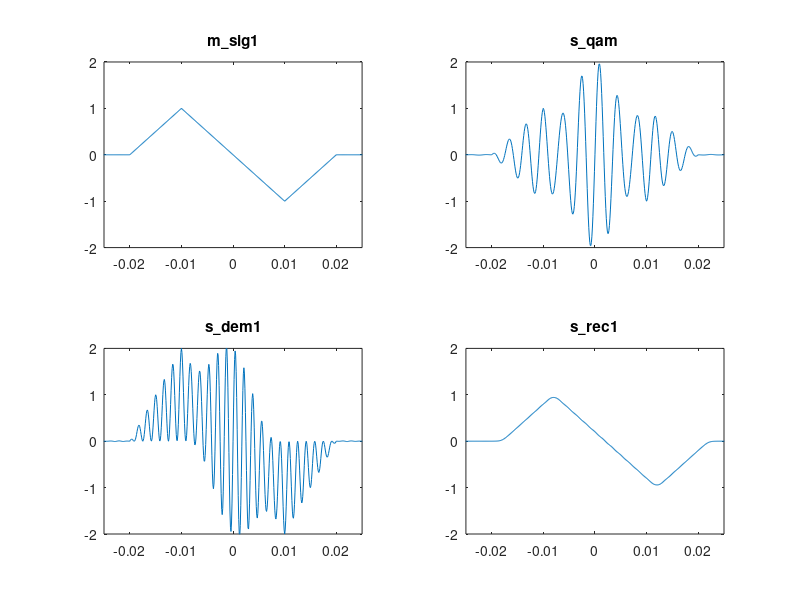
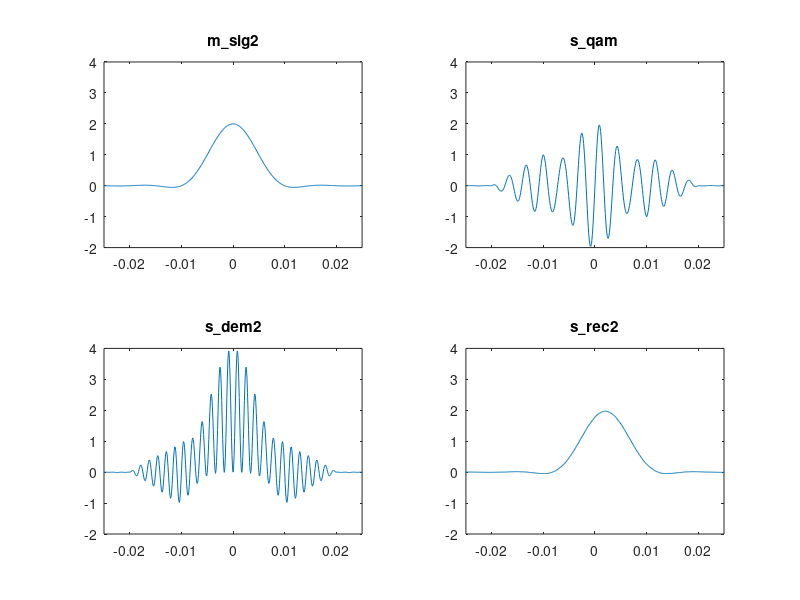
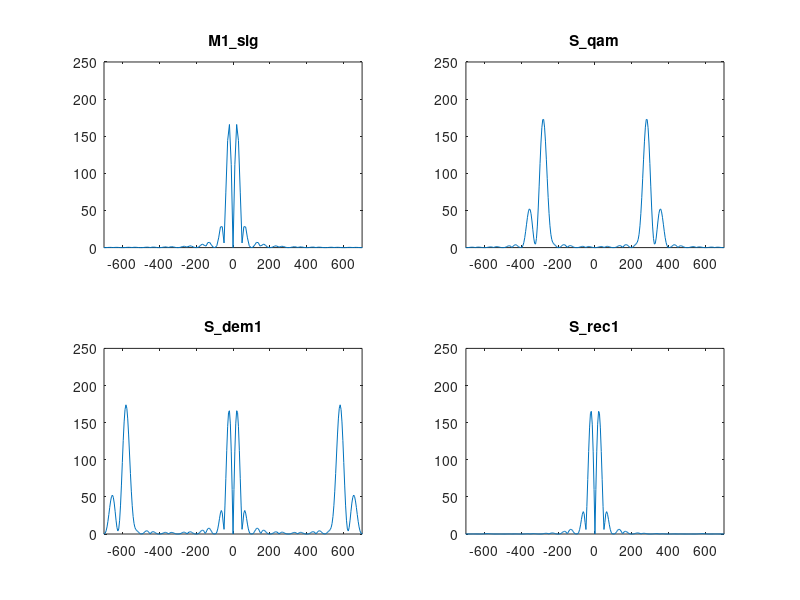
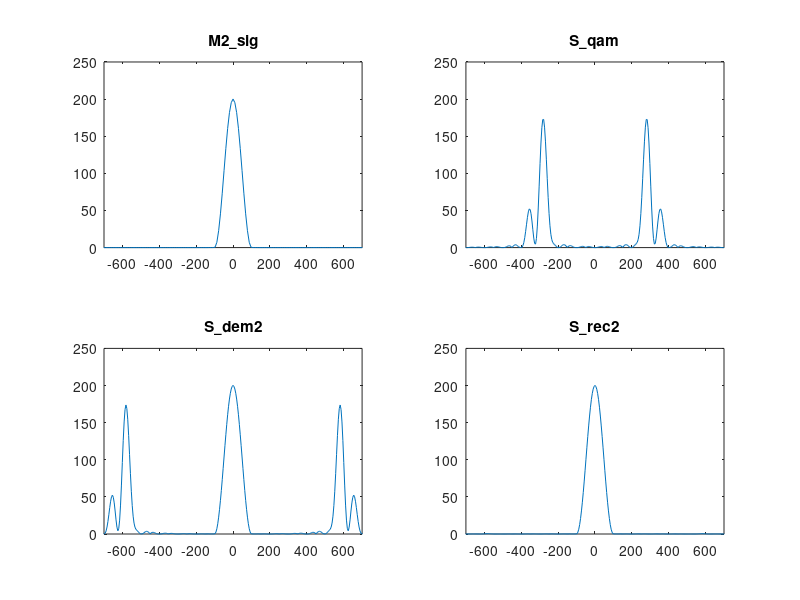

The MATLAB script that drew these images, in order:
%%% Illustrate QAM modulation  using triangl function and triplesinc
%%% function
%%% Defining message signal as a triangle signal, in real life however, this
%%% could be anything like voice signal etc. that we would want to transmit
function ExampleQAMdemfilt
clear all;
clf;

ts=10^(-4);
t=-0.04:ts:0.04;
Ta=0.01;

% Use triangl and triplesinc functions to generate two message signals of
% different shapes and spectra
m_sig1=triangl((t+0.01)/0.01)-triangl((t-0.01)/0.01);
m_sig2=triplesinc(t,Ta);

Lm_sig=length(m_sig1);
Lfft=length(t);   % defining DFT (or FFT) size
Lfft=2^ceil(log2(Lfft))  % making Lfft a power of 2 since this makes the fft algorithm work fast
M1_sig=fftshift(fft(m_sig1,Lfft))  % i.e. calculating the frequency domain message signal,
                                 % fft algorithm calculates points from ) to Lfft-1, hence we use fftshift on this
                                 % result to order samples from -Lfft/2 to Lfft/2 -1 
M2_sig=fftshift(fft(m_sig2,Lfft)) 
freqm=(-Lfft/2:Lfft/2-1)/(Lfft*ts) % Defining the frequency axis for the frequency domain DSB modulated signal
B_m=150;
h=fir1(40,[B_m*ts]) % defining a FIR filter of order 40 and cutoff frequency B_m*ts

%%% QAM Signal modulation
fc=300; % carrier frequency
s_qam=(m_sig1).*cos(2*pi*fc*t)+(m_sig2).*sin(2*pi*fc*t) % recall QAM modulation works by multiplying the two message signals by cos and sin functions respectively
Lfft=length(t);   % defining DFT (or FFT) size
Lfft=2^ceil(log2(Lfft)+1)  % increasing Lfft by factor of 2 

S_qam=fftshift(fft(s_qam,Lfft)); % obtaining frequency domain modulated signal
freqs=(-Lfft/2:Lfft/2-1)/(Lfft*ts) % Defining the frequency axis for the frequency domain DSB modulated signal


%%% Demodulation begins by using a rectifier 
s_dem1=s_qam.*cos(2*pi*fc*t)*2 % i.e taking envelope when signal is positive and zero when signal is negative
S_dem1=fftshift(fft(s_dem1,Lfft)); % Demodulatede signal in frequency domain
s_dem2=s_qam.*sin(2*pi*fc*t)*2 % i.e taking envelope when signal is positive and zero when signal is negative
S_dem2=fftshift(fft(s_dem2,Lfft)); % Demodulatede signal in frequency domain


% Using an ideal low pass filter with bandwidth 150 Hz
s_rec1=filter(h,1,s_dem1)
S_rec1=fftshift(fft(s_rec1,Lfft)); % Demodulatede signal in frequency domain
s_rec2=filter(h,1,s_dem2)
S_rec2=fftshift(fft(s_rec2,Lfft)); % Demodulatede signal in frequency domain
  


Trange1=[-0.025 0.025 -2 2] % axis ranges for signal 1, this specifies the range of axis for the plot, the first two parameters are range limits for x-axis, and last two parameters are for y-axis
Trange2=[-0.025 0.025 -2 4] %axis ranges for signal 2

Frange=[-700 700 0 250] % axis range for frequency domain plots

figure(1)
subplot(221); plot(t,m_sig1)
axis(Trange1) % set x-axis and y-axis limits 
title('m\_sig1')

subplot(222); plot(t,s_qam)
axis(Trange1)
title('s\_qam')

subplot(223); plot(t, s_dem1)
axis(Trange1) % set x-axis and y-axis limits 
title('s\_dem1')

subplot(224); plot(t,s_rec1)
axis(Trange1)
title('s\_rec1')


figure(2)
subplot(221); plot(t,m_sig2)
axis(Trange2) % set x-axis and y-axis limits 
title('m\_sig2')

subplot(222); plot(t,s_qam)
axis(Trange2)
title('s\_qam')

subplot(223); plot(t, s_dem2)
axis(Trange2) % set x-axis and y-axis limits 
title('s\_dem2')

subplot(224); plot(t,s_rec2)
axis(Trange2)
title('s\_rec2')




figure(3)
subplot(221); plot(freqm,abs(M1_sig))
axis(Frange) % set x-axis and y-axis limits 
title('M1\_sig')

subplot(222); plot(freqs,abs(S_qam))
axis(Frange)
title('S\_qam')

subplot(223); plot(freqs, abs(S_dem1))
axis(Frange) % set x-axis and y-axis limits 
title('S\_dem1')

subplot(224); plot(freqs,abs(S_rec1))
axis(Frange)
title('S\_rec1')


figure(4)
subplot(221); plot(freqm,abs(M2_sig))
axis(Frange) % set x-axis and y-axis limits 
title('M2\_sig')

subplot(222); plot(freqs,abs(S_qam))
axis(Frange)
title('S\_qam')

subplot(223); plot(freqs, abs(S_dem2))
axis(Frange) % set x-axis and y-axis limits 
title('S\_dem2')

subplot(224); plot(freqs,abs(S_rec2))
axis(Frange)
title('S\_rec2')




%%% Defining triangl function  used in above code
% triangl(t)=1-|t| , if |t|<1
% triangl(t)=0 , if |t|>1


function y = triangl(t)
y=(1-abs(t)).*(t>=-1).*(t<1); % i.e. setting y to 1 -|t|  if  |t|<1 and to 0 if not
%end

%%% example usage
% t=-5:.1:5
% y=triangl(t)
% stem(t,y)




%%% Define a triple sinc function to be used above, m=2sinc(2t/Ta)+sinc(2t/Ta-1)+sinc(2t/Ta+1)
%%% t is the length of the signal , Ta is the signal parameter, here equal
%%% to twice the delay

function m=triplesinc(t,Ta)
sig_1=sinc(2*t/Ta);  % signal 1
sig_2=sinc(2*t/Ta-1); % signal 2
sig_3=sinc(2*t/Ta+1); % signal 3

m=2*sig_1+sig_2+sig_3; % adding three signals as per our signal definition



%%% sample usage
% ts=10^(-4);
% t=-0.05:ts:0.05;
% Ta=0.01;
% m_sig=triplesinc(t,Ta)
% plot(t,m_sig) %%% plotting the signal 

